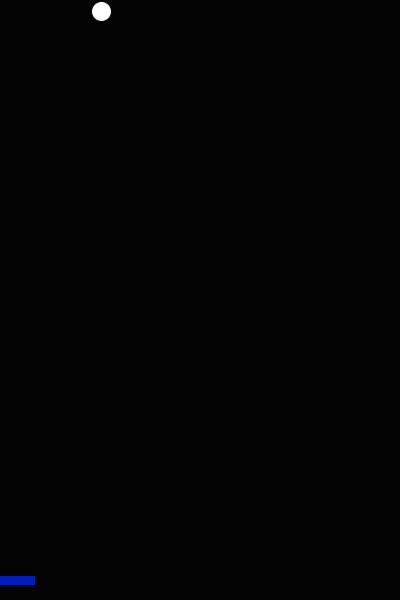
Frame 1 (no input)
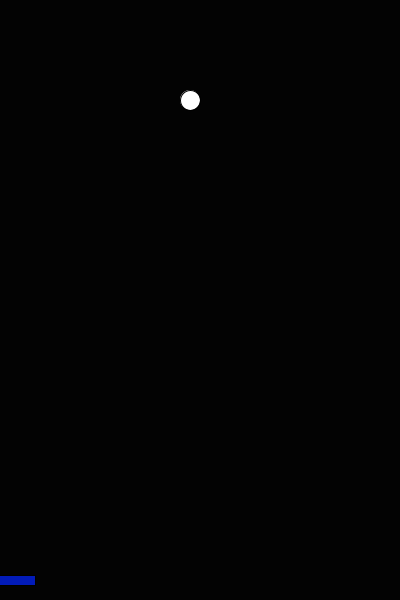
Frame 60 (the mouse pressed at the canvas centre just before this capture)
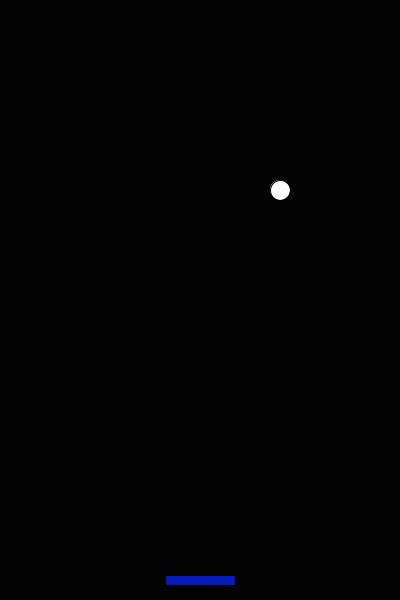
Frame 120 (the mouse held since frame 60 and released just before this capture)

The Processing sketch that drew these frames (run headless with seeded random() and noise(); from frame 60 on, the mouse is pressed at the canvas centre):

// Processing sketch: sketch5451
// ── sketch5451.pde
float x;
float y;
int a;
int b; 

float speedx;
float speedy;
void setup(){
  size(400,600);
  a=0;
  b=0;
  x=100;
  y=10;
  
  frameRate(5000);
  speedx=1.5;
  speedy=1.5;
  rectMode(CENTER);
}

void draw(){
  background(#030303);

  if(a==0)x+=speedx;
  if(x>=width-5){
    a=1;
    speedx=1.5;
  }
  if(a==1)x-=speedx;
  if(x<=5){
    a=0;
    speedx=1.5;
  }
  

  if(b==0)y+=speedy;
  if(y>=height){
    y=0;
    
  }
  if(b==1)y-=speedy;
  if(y<=5){
    b=0;
    speedy=1.5;
  }
  
  ellipse(x,y,20,20);
  fill(#021BB9);
 rect(mouseX,580,70,10);
 fill(255);
 
 if(x>=mouseX-30 && y>=565 && y<=575 && x<=mouseX+30){
   b=1;
   
   speedx=1.5;
   speedy=1.5;
   
 }
 if(x>=mouseX-30 && y>=565 && y<=585 && x<mouseX-10)a=1;
 if(x>mouseX+10 && y>=565 && y<=585 && x<=mouseX+30)a=0;
 if(y>=575 && x==mouseX-30 && y<=585){
   a=0;
   b=1;
   
 }
 if(y>=575 && x==mouseX+30 && y<=585){
   a=1;
   b=1;
   
 }
 
  
}
